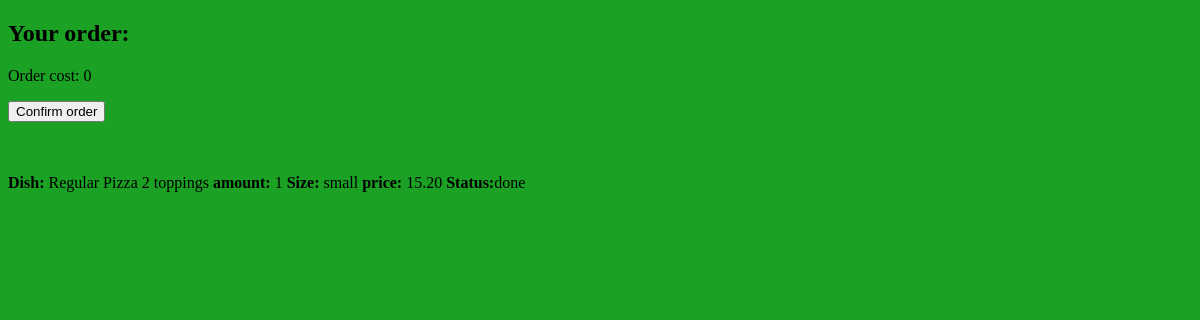
Page /show_order (signed in) on the committed database.
### orders/models.py (models this page shows, shortened)
class order(models.Model):
    status=models.CharField(max_length=15, choices=STATUS_CHOICES)
    menu=models.ForeignKey(menu,on_delete=models.CASCADE, related_name="menu")
    user=models.ForeignKey(User, on_delete=models.CASCADE, blank=True, related_name="user", default=2)
    date=models.DateTimeField(auto_now=True)
    amount=models.IntegerField()
    size=models.CharField(max_length=15)
    topping=models.ManyToManyField(toppings, blank=True, related_name="toppingsONorder")
    price=models.DecimalField(max_digits=8, decimal_places=2, null=True)

class menu(models.Model):
    dish=models.CharField(max_length=50)
    dish_type=models.CharField(max_length=50)
    size=models.CharField(max_length=15, choices=SIZE_CHOICES, default='standart')
    adds_amount=models.IntegerField()
    comparison=models.CharField(max_length=10)
    cost_small=models.DecimalField(max_digits=8, decimal_places=2, null=True)
    cost_large=models.DecimalField(max_digits=8, decimal_places=2, null=True)

### orders/views.py (the view)
# urls.py: path("show_order", views.show_order, name="show"),
def show_order(request):
    if request.method=='GET':
        summ=0
        orderss=order.objects.filter(user=request.user, status="marked")
        confirmed=order.objects.filter(user=request.user, status="ordered")|order.objects.filter(user=request.user, status="done")
        for o in orderss:
            summ+=float(o.price)
        context = {
        "list_order":orderss,
        "price":summ,
        "confirmed":confirmed
        }
        return render(request, "orders/client_order.html", context)
    if request.method=='POST':
        orderss=order.objects.filter(user=request.user, status="marked")
        orderss.status="ordered"
        order.save()
        return render(request,"orders/error.html", {"error":"your order confirmed"} )

### orders/templates/orders/client_order.html (shortened to what this page needs)
{% extends "orders/base.html" %}
{% block body %}
   <h2> Your order:</h2>
Order cost: {{price}}
<p><a href="{% url 'confirm' %}" method="POST"><button>Confirm order</button></p></a>
<br> {% for l in confirmed %}
<br>
 <strong> Dish:</strong>  {{l.menu.dish}} {{l.menu.dish_type}} <strong> amount: </strong> {{l.amount}} <strong> Size: </strong> {{l.size}} <strong> price: </strong>{{l.price}}
  <strong>Status:</strong>{{l.status}}
  {% endfor %}
{% endblock %}

### orders/static/orders/styles.css (style rules this page uses)
body { background-color: #1ba124; }
a { font-size: 16px; color: #00008B; }

### rows in the picture
order: menu.dish "Regular Pizza", menu.dish_type "2 toppings", amount "1", size "small", price "15.20", status "done"

### other values in the picture
{{ price }} "0"
